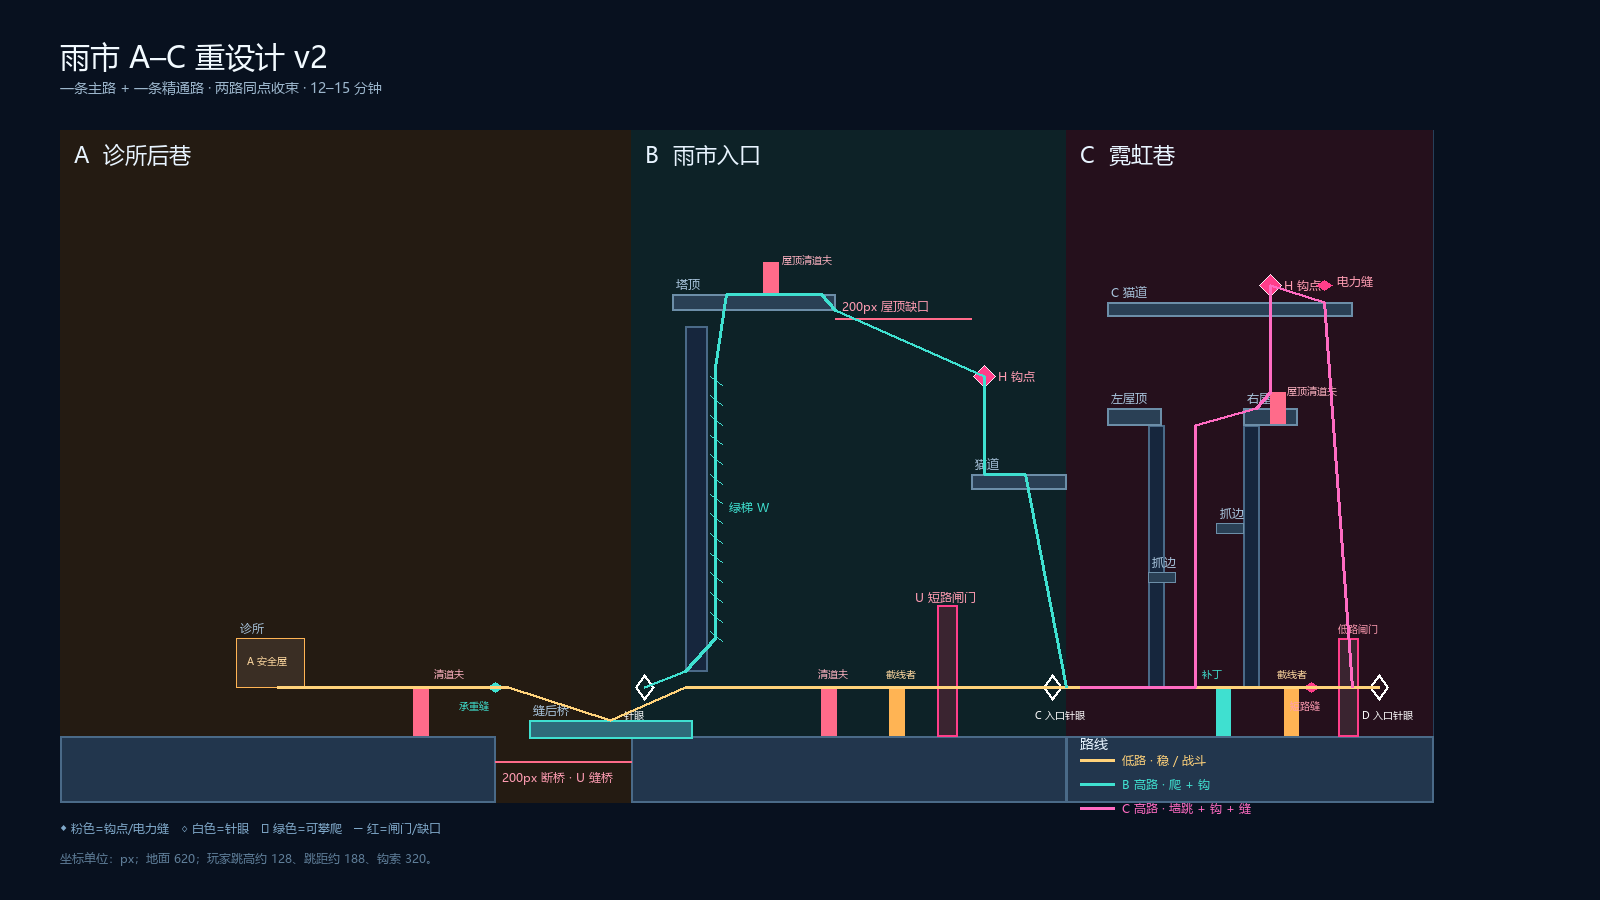

This figure's Python source:
from PIL import Image, ImageDraw, ImageFont
from pathlib import Path

W, H = 1600, 900
img = Image.new("RGB", (W, H), "#08111F")
d = ImageDraw.Draw(img)
font_path = "C:/Windows/Fonts/msyh.ttc"


def F(n):
    try:
        return ImageFont.truetype(font_path, n)
    except Exception:
        return ImageFont.load_default()


f_title = F(30)
f_zone = F(22)
f = F(14)
f_small = F(12)
f_tiny = F(10)


def X(x):
    return int(60 + (x + 220) * 0.68)


def Y(y):
    return int(130 + (y + 120) * 0.82)


# zone bands
for x0, x1, color, label in [
    (-220, 620, "#241B12", "A  诊所后巷"),
    (620, 1260, "#0D2227", "B  雨市入口"),
    (1260, 1800, "#25101C", "C  霓虹巷"),
]:
    d.rectangle([X(x0), Y(-120), X(x1), Y(700)], fill=color)
    d.text((X(x0) + 14, Y(-108)), label, font=f_zone, fill="#E8F4FF")
    d.line([X(x1), Y(-120), X(x1), Y(700)], fill="#27405A", width=1)


def rect(x, y, w, h, fill, outline=None, width=2, label=None):
    d.rectangle([X(x), Y(y), X(x + w), Y(y + h)], fill=fill, outline=outline, width=width)
    if label:
        d.text((X(x) + 4, Y(y) - 18), label, font=f_small, fill="#A8C4DC")


# ground segments
rect(-220, 620, 640, 80, "#22364D", "#4A6A88")
rect(620, 620, 640, 80, "#22364D", "#4A6A88")
rect(1260, 620, 540, 80, "#22364D", "#4A6A88")
# A gap + bridge
d.line([X(420), Y(650), X(620), Y(650)], fill="#FF6B8A", width=2)
d.text((X(430), Y(660)), "200px 断桥 · U 缝桥", font=f_small, fill="#FF9CB2")
rect(470, 600, 240, 22, "#2E6B7A", "#3FE0D0", 2, "缝后桥")

# A
rect(40, 500, 100, 60, "#3A2E24", "#FFB454", 1, "诊所")
d.text((X(55), Y(520)), "A 安全屋", font=f_tiny, fill="#FFD9A0")
rect(300, 560, 22, 58, "#FF6B8A")
d.text((X(330), Y(535)), "清道夫", font=f_tiny, fill="#FFB3C2")
d.polygon(
    [(X(420), Y(554)), (X(432), Y(560)), (X(420), Y(566)), (X(408), Y(560))],
    fill="#3FE0D0",
)
d.text((X(368), Y(575)), "承重缝", font=f_tiny, fill="#3FE0D0")
d.polygon(
    [(X(640), Y(544)), (X(654), Y(560)), (X(640), Y(576)), (X(626), Y(560))],
    outline="#FFFFFF",
    width=2,
)
d.text((X(610), Y(585)), "针眼", font=f_tiny, fill="#FFFFFF")

# B tower / roof / climb
rect(700, 120, 32, 420, "#16263D", "#4A6A88")
rect(680, 80, 240, 20, "#2A4055", "#6C8EA8", 2, "塔顶")
for yy in range(180, 500, 24):
    d.line([X(736), Y(yy), X(754), Y(yy + 12)], fill="#3FE0D0", width=1)
d.text((X(765), Y(330)), "绿梯 W", font=f_small, fill="#3FE0D0")
rect(815, 42, 22, 38, "#FF6B8A")
d.text((X(842), Y(30)), "屋顶清道夫", font=f_tiny, fill="#FFB3C2")
d.line([X(920), Y(110), X(1120), Y(110)], fill="#FF6B8A", width=2)
d.text((X(930), Y(86)), "200px 屋顶缺口", font=f_small, fill="#FF9CB2")
ax, ay = X(1140), Y(180)
d.polygon([(ax, ay - 11), (ax + 11, ay), (ax, ay + 11), (ax - 11, ay)], fill="#FF3E8A", outline="#FFE8F2")
d.text((ax + 14, ay - 8), "H 钩点", font=f_small, fill="#FF9CB2")
rect(1120, 300, 140, 18, "#2A4055", "#6C8EA8", 2, "猫道")
rect(900, 560, 22, 58, "#FF6B8A")
d.text((X(895), Y(535)), "清道夫", font=f_tiny, fill="#FFB3C2")
rect(1000, 560, 22, 58, "#FFB454")
d.text((X(995), Y(535)), "截线者", font=f_tiny, fill="#FFD9A0")
rect(1070, 460, 30, 160, "#3A2430", "#FF3E8A", 2)
d.text((X(1038), Y(440)), "U 短路闸门", font=f_small, fill="#FF9CB2")
d.polygon(
    [(X(1240), Y(544)), (X(1254), Y(560)), (X(1240), Y(576)), (X(1226), Y(560))],
    outline="#FFFFFF",
    width=2,
)
d.text((X(1215), Y(585)), "C 入口针眼", font=f_tiny, fill="#FFFFFF")

# C shaft
rect(1380, 240, 24, 320, "#16263D", "#4A6A88")
rect(1520, 240, 24, 320, "#16263D", "#4A6A88")
rect(1320, 220, 80, 20, "#2A4055", "#6C8EA8", 2, "左屋顶")
rect(1520, 220, 80, 20, "#2A4055", "#6C8EA8", 2, "右屋顶")
rect(1380, 420, 40, 12, "#2A4055", "#6C8EA8", 1, "抓边")
rect(1480, 360, 40, 12, "#2A4055", "#6C8EA8", 1, "抓边")
rect(1560, 200, 22, 38, "#FF6B8A")
d.text((X(1585), Y(190)), "屋顶清道夫", font=f_tiny, fill="#FFB3C2")
rect(1320, 90, 360, 18, "#2A4055", "#6C8EA8", 2, "C 猫道")
ax, ay = X(1560), Y(70)
d.polygon([(ax, ay - 11), (ax + 11, ay), (ax, ay + 11), (ax - 11, ay)], fill="#FF3E8A", outline="#FFE8F2")
d.text((ax + 14, ay - 8), "H 钩点", font=f_small, fill="#FF9CB2")
d.polygon(
    [(X(1640), Y(64)), (X(1652), Y(70)), (X(1640), Y(76)), (X(1628), Y(70))],
    fill="#FF3E8A",
)
d.text((X(1658), Y(55)), "电力缝", font=f_small, fill="#FF9CB2")
rect(1480, 560, 22, 58, "#3FE0D0")
d.text((X(1460), Y(535)), "补丁", font=f_tiny, fill="#3FE0D0")
rect(1580, 560, 22, 58, "#FFB454")
d.text((X(1570), Y(535)), "截线者", font=f_tiny, fill="#FFD9A0")
d.polygon(
    [(X(1620), Y(554)), (X(1632), Y(560)), (X(1620), Y(566)), (X(1608), Y(560))],
    fill="#FF3E8A",
)
d.text((X(1590), Y(575)), "短路缝", font=f_tiny, fill="#FF9CB2")
rect(1660, 500, 30, 120, "#3A2430", "#FF3E8A", 2)
d.text((X(1660), Y(480)), "低路闸门", font=f_tiny, fill="#FF9CB2")
d.polygon(
    [(X(1720), Y(544)), (X(1734), Y(560)), (X(1720), Y(576)), (X(1706), Y(560))],
    outline="#FFFFFF",
    width=2,
)
d.text((X(1695), Y(585)), "D 入口针眼", font=f_tiny, fill="#FFFFFF")

# routes
low = [
    (100, 560), (320, 560), (440, 560), (590, 600), (700, 560),
    (900, 560), (1000, 560), (1070, 560), (1150, 560),
    (1280, 560), (1480, 560), (1580, 560), (1620, 560), (1720, 560),
]
high_b = [
    (640, 560), (700, 540), (744, 500), (744, 170), (760, 80),
    (900, 80), (920, 100), (1140, 180), (1140, 300), (1200, 300), (1260, 560),
]
high_c = [
    (1280, 560), (1400, 560), (1450, 560), (1450, 240), (1540, 220),
    (1560, 200), (1560, 70), (1640, 90), (1680, 560),
]


def line(points, color, width=3):
    for i in range(len(points) - 1):
        d.line(
            [X(points[i][0]), Y(points[i][1]), X(points[i + 1][0]), Y(points[i + 1][1])],
            fill=color,
            width=width,
        )


line(low, "#FFD27A", 3)
line(high_b, "#3FE0D0", 3)
line(high_c, "#FF6BC2", 3)

# legend
lx, ly = 1080, 760
d.text((lx, ly - 26), "路线", font=f, fill="#E8F4FF")
d.line([lx, ly, lx + 34, ly], fill="#FFD27A", width=3)
d.text((lx + 42, ly - 8), "低路 · 稳 / 战斗", font=f_small, fill="#FFD27A")
d.line([lx, ly + 24, lx + 34, ly + 24], fill="#3FE0D0", width=3)
d.text((lx + 42, ly + 16), "B 高路 · 爬 + 钩", font=f_small, fill="#3FE0D0")
d.line([lx, ly + 48, lx + 34, ly + 48], fill="#FF6BC2", width=3)
d.text((lx + 42, ly + 40), "C 高路 · 墙跳 + 钩 + 缝", font=f_small, fill="#FF6BC2")

# title
d.text((60, 36), "雨市 A–C 重设计 v2", font=f_title, fill="#F2FAFF")
d.text((60, 78), "一条主路 + 一条精通路 · 两路同点收束 · 12–15 分钟", font=f, fill="#9CB6CC")
d.text((60, 820), "◆ 粉色=钩点/电力缝   ◇ 白色=针眼   ▥ 绿色=可攀爬   ─ 红=闸门/缺口", font=f_small, fill="#7FA8C9")
d.text((60, 850), "坐标单位：px；地面 620；玩家跳高约 128、跳距约 188、钩索 320。", font=f_small, fill="#5F7E99")

out = Path("01_GDD/ABC_redesign_v2.png")
img.save(out)
print("saved", out.resolve())
